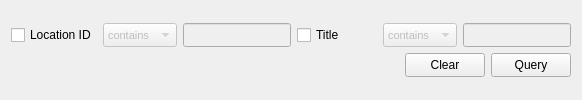
       <widget class="QWidget" name="page_3">
        <layout class="QVBoxLayout" name="verticalLayout_14">
         <item>
          <layout class="QVBoxLayout" name="verticalLayout_13">
           <item>
            <layout class="QHBoxLayout" name="horizontalLayout_28">
             <item>
              <layout class="QHBoxLayout" name="horizontalLayout_30">
               <item>
                <widget class="QCheckBox" name="checkBox0loc_id">
                 <property name="minimumSize">
                  <size>
                   <width>80</width>
                   <height>0</height>
                  </size>
                 </property>
                 <property name="text">
                  <string>Location ID</string>
                 </property>
                </widget>
               </item>
               <item>
                <widget class="QComboBox" name="comboBox0loc_id">
                 <property name="enabled">
                  <bool>false</bool>
                 </property>
                 <property name="minimumSize">
                  <size>
                   <width>0</width>
                   <height>24</height>
                  </size>
                 </property>
                 <property name="font">
                  <font>
                   <pointsize>8</pointsize>
                  </font>
                 </property>
                 <property name="editable">
                  <bool>false</bool>
                 </property>
                 <item>
                  <property name="text">
                   <string>contains</string>
                  </property>
                 </item>
                 <item>
                  <property name="text">
                   <string>equals to</string>
                  </property>
                 </item>
                </widget>
               </item>
               <item>
                <widget class="QLineEdit" name="lineEdit0loc_id">
                 <property name="enabled">
                  <bool>false</bool>
                 </property>
                 <property name="minimumSize">
                  <size>
                   <width>0</width>
                   <height>24</height>
                  </size>
                 </property>
                 <property name="font">
                  <font>
                   <pointsize>9</pointsize>
                  </font>
                 </property>
                </widget>
               </item>
              </layout>
             </item>
             <item>
              <layout class="QHBoxLayout" name="horizontalLayout_31">
               <item>
                <widget class="QCheckBox" name="checkBox0loc_title">
                 <property name="minimumSize">
                  <size>
                   <width>80</width>
                   <height>0</height>
                  </size>
                 </property>
                 <property name="text">
                  <string>Title</string>
                 </property>
                </widget>
               </item>
               <item>
                <widget class="QComboBox" name="comboBox0loc_title">
                 <property name="enabled">
                  <bool>false</bool>
                 </property>
                 <property name="minimumSize">
                  <size>
                   <width>0</width>
                   <height>24</height>
                  </size>
                 </property>
                 <property name="font">
                  <font>
                   <pointsize>8</pointsize>
                  </font>
                 </property>
                 <property name="editable">
                  <bool>false</bool>
                 </property>
                 <item>
                  <property name="text">
                   <string>contains</string>
                  </property>
                 </item>
                 <item>
                  <property name="text">
                   <string>is</string>
                  </property>
                 </item>
                 <item>
                  <property name="text">
                   <string>equals to</string>
                  </property>
                 </item>
                </widget>
               </item>
               <item>
                <widget class="QLineEdit" name="lineEdit0loc_title">
                 <property name="enabled">
                  <bool>false</bool>
                 </property>
                 <property name="minimumSize">
                  <size>
                   <width>0</width>
                   <height>24</height>
                  </size>
                 </property>
                 <property name="font">
                  <font>
                   <pointsize>9</pointsize>
                  </font>
                 </property>
                </widget>
               </item>
              </layout>
             </item>
            </layout>
           </item>
           <item>
            <layout class="QHBoxLayout" name="horizontalLayout_43">
             <item>
              <spacer name="horizontalSpacer_11">
               <property name="orientation">
                <enum>Qt::Horizontal</enum>
               </property>
               <property name="sizeHint" stdset="0">
                <size>
                 <width>40</width>
                 <height>20</height>
                </size>
               </property>
              </spacer>
             </item>
             <item>
              <widget class="QPushButton" name="pushButtonClearLocation">
               <property name="minimumSize">
                <size>
                 <width>0</width>
                 <height>24</height>
                </size>
               </property>
               <property name="text">
                <string>Clear</string>
               </property>
              </widget>
             </item>
             <item>
              <widget class="QPushButton" name="pushButtonQueryLocation">
               <property name="minimumSize">
                <size>
                 <width>0</width>
                 <height>24</height>
                </size>
               </property>
               <property name="text">
                <string>Query</string>
               </property>
              </widget>
             </item>
            </layout>
           </item>
          </layout>
         </item>
        </layout>
       </widget>
